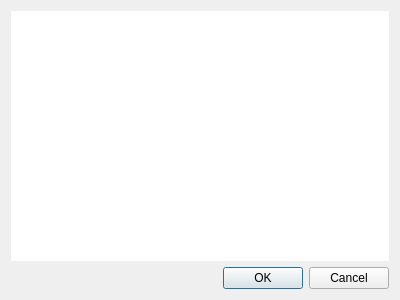
<?xml version="1.0" encoding="UTF-8"?>
<ui version="4.0">
 <class>ReceiveListDialog</class>
 <widget class="QDialog" name="ReceiveListDialog">
  <property name="geometry">
   <rect>
    <x>0</x>
    <y>0</y>
    <width>400</width>
    <height>300</height>
   </rect>
  </property>
  <property name="windowTitle">
   <string>Dialog</string>
  </property>
  <layout class="QVBoxLayout" name="verticalLayout">
   <item>
    <widget class="DummyTable" name="sendTableWidget">
     <property name="frameShape">
      <enum>QFrame::NoFrame</enum>
     </property>
    </widget>
   </item>
   <item>
    <widget class="QDialogButtonBox" name="buttonBox">
     <property name="orientation">
      <enum>Qt::Horizontal</enum>
     </property>
     <property name="standardButtons">
      <set>QDialogButtonBox::Cancel|QDialogButtonBox::Ok</set>
     </property>
    </widget>
   </item>
  </layout>
 </widget>
 <customwidgets>
  <customwidget>
   <class>DummyTable</class>
   <extends>QTableWidget</extends>
   <header>dummytable.h</header>
  </customwidget>
 </customwidgets>
 <resources/>
 <connections>
  <connection>
   <sender>buttonBox</sender>
   <signal>accepted()</signal>
   <receiver>ReceiveListDialog</receiver>
   <slot>accept()</slot>
   <hints>
    <hint type="sourcelabel">
     <x>248</x>
     <y>254</y>
    </hint>
    <hint type="destinationlabel">
     <x>157</x>
     <y>274</y>
    </hint>
   </hints>
  </connection>
  <connection>
   <sender>buttonBox</sender>
   <signal>rejected()</signal>
   <receiver>ReceiveListDialog</receiver>
   <slot>reject()</slot>
   <hints>
    <hint type="sourcelabel">
     <x>316</x>
     <y>260</y>
    </hint>
    <hint type="destinationlabel">
     <x>286</x>
     <y>274</y>
    </hint>
   </hints>
  </connection>
 </connections>
</ui>
